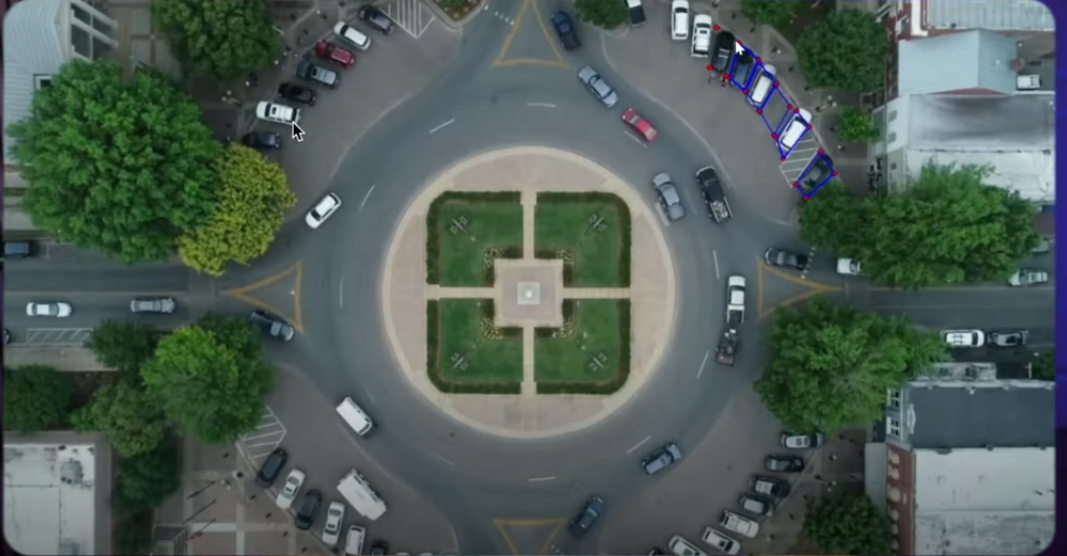
#> input picture data/x.png, 1067 x 556 px
$ jupyter execute --allow-errors visualization_yolov8.ipynb
#> lines starting #> are read from the running program, lines starting #| are printed output that depends on the picture; after the words box and inside, x2 and y2 are one past the last pixel; in counts of white or black regions, pixels touching at a corner belong together
[cell 1]
import cv2
import numpy as np
import json
import os

# Paths
image_path = "data/x.png"
output_dir = "data"
output_json = os.path.join(output_dir, "parking_zones.json")

# Create data directory if not exists
os.makedirs(output_dir, exist_ok=True)

# Load image
image = cv2.imread(image_path)
#> image is the input picture: shape (556, 1067, 3); mean B, G, R 87.3, 94.4, 79.7
output = image.copy()

# Convert to grayscale
gray = cv2.cvtColor(image, cv2.COLOR_BGR2GRAY)
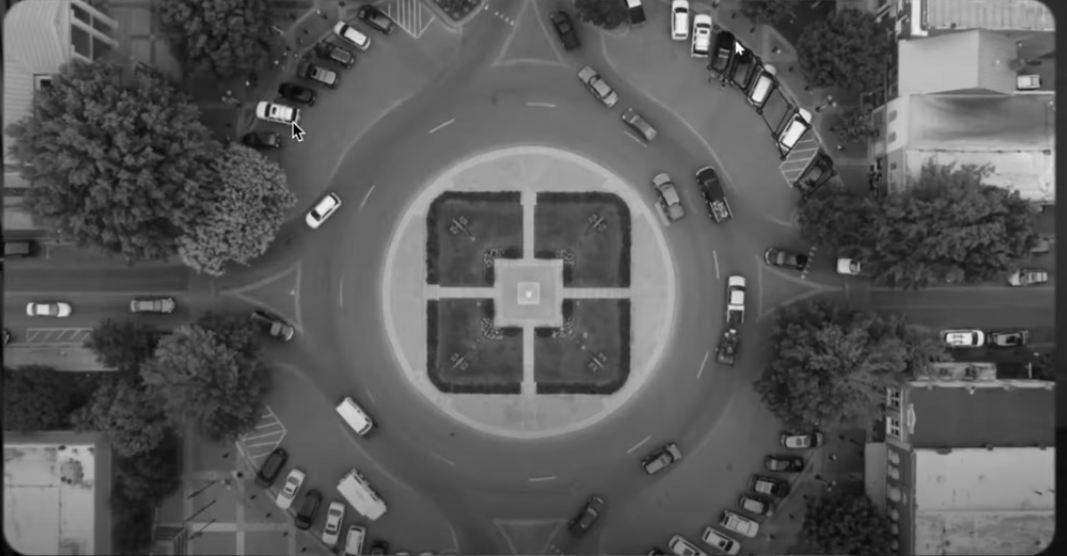
#> gray: shape (556, 1067); min 0, max 255, mean 89.2

# Blur and edge detection
blur = cv2.GaussianBlur(gray, (5,5), 0)
edges = cv2.Canny(blur, 50, 150)
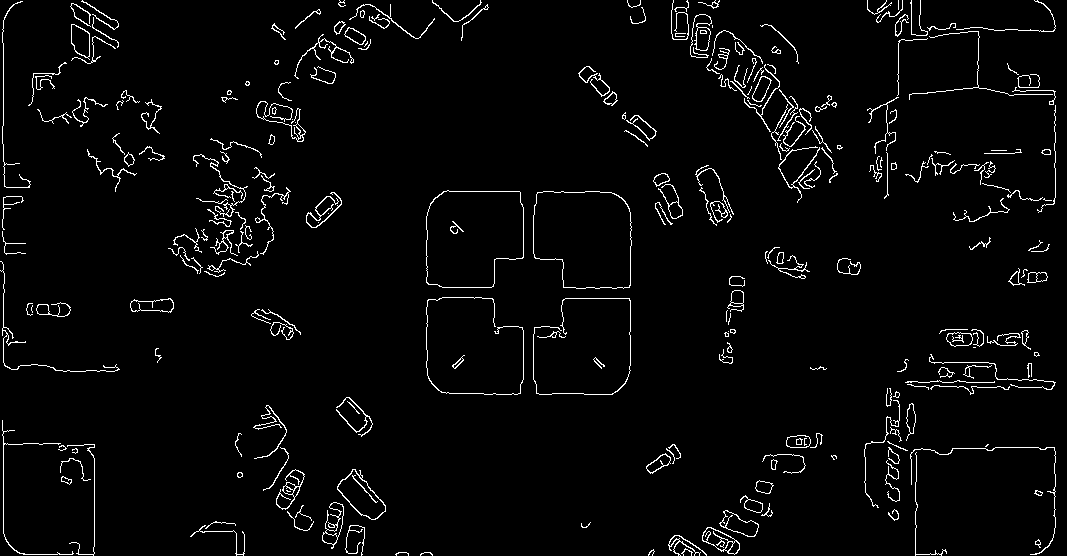
#> edges: shape (556, 1067); 3.1% white in thin lines or dots

# Find contours (potential parking slots)
contours, _ = cv2.findContours(edges, cv2.RETR_TREE, cv2.CHAIN_APPROX_SIMPLE)
#> contours = 354 contours, 212 with area under 20; largest, box (x1, y1, x2, y2) and area: (533, 191, 632, 289) 8266, (533, 191, 632, 289) 8248, (426, 190, 524, 288) 8226, (426, 190, 524, 288) 8207, (337, 469, 386, 520) 1238

parking_zones = []
zone_id = 1

for cnt in contours:
    x, y, w, h = cv2.boundingRect(cnt)

    # Filter small or large areas
    if 40 < w < 150 and 80 < h < 200:
        roi = gray[y:y+h, x:x+w]
        mean_val = np.mean(roi)

        # Assume lighter areas mean free space
        status = "free" if mean_val > 100 else "occupied"

        parking_zones.append({
            "zone_id": f"A{zone_id}",
            "coordinates": {"x1": int(x), "y1": int(y), "x2": int(x+w), "y2": int(y+h)},
            "status": status
        })
        zone_id += 1
#> this loop made 354 passes
#> (x, y, w, h, mean_val, status) on passes 56, 72, 126, 129, 141, 177, 178, 181, 182: (910, 447, 146, 108, 135.5, 'free'), (2, 420, 72, 135, 125.1, 'free'), (533, 298, 98, 97, 85.97, 'occupied'), (426, 297, 98, 98, 84.72, 'occupied'), (0, 261, 120, 111, 84.05, 'occupied'), (533, 191, 99, 98, 88.02, 'occupied'), (533, 191, 99, 98, 88.02, 'occupied'), (426, 190, 98, 98, 86.24, 'occupied'), (426, 190, 98, 98, 86.24, 'occupied')
#> (x, y, w, h) on passes 1 to 6: (420, 552, 13, 4), (395, 552, 14, 4), (648, 549, 7, 7), (681, 548, 12, 8), (1035, 539, 6, 9), (1035, 540, 6, 5)
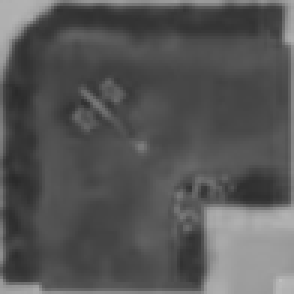
#> roi: shape (98, 98) (shown 3 times larger); min 42, max 190, mean 86.2
#> after the loop, parking_zones = 9 items; zone_id = 10

# Save JSON to data/ folder
with open(output_json, "w") as f:
    json.dump({"parking_zones": parking_zones}, f, indent=2)

print(f"✅ Parking data saved to {output_json}")
